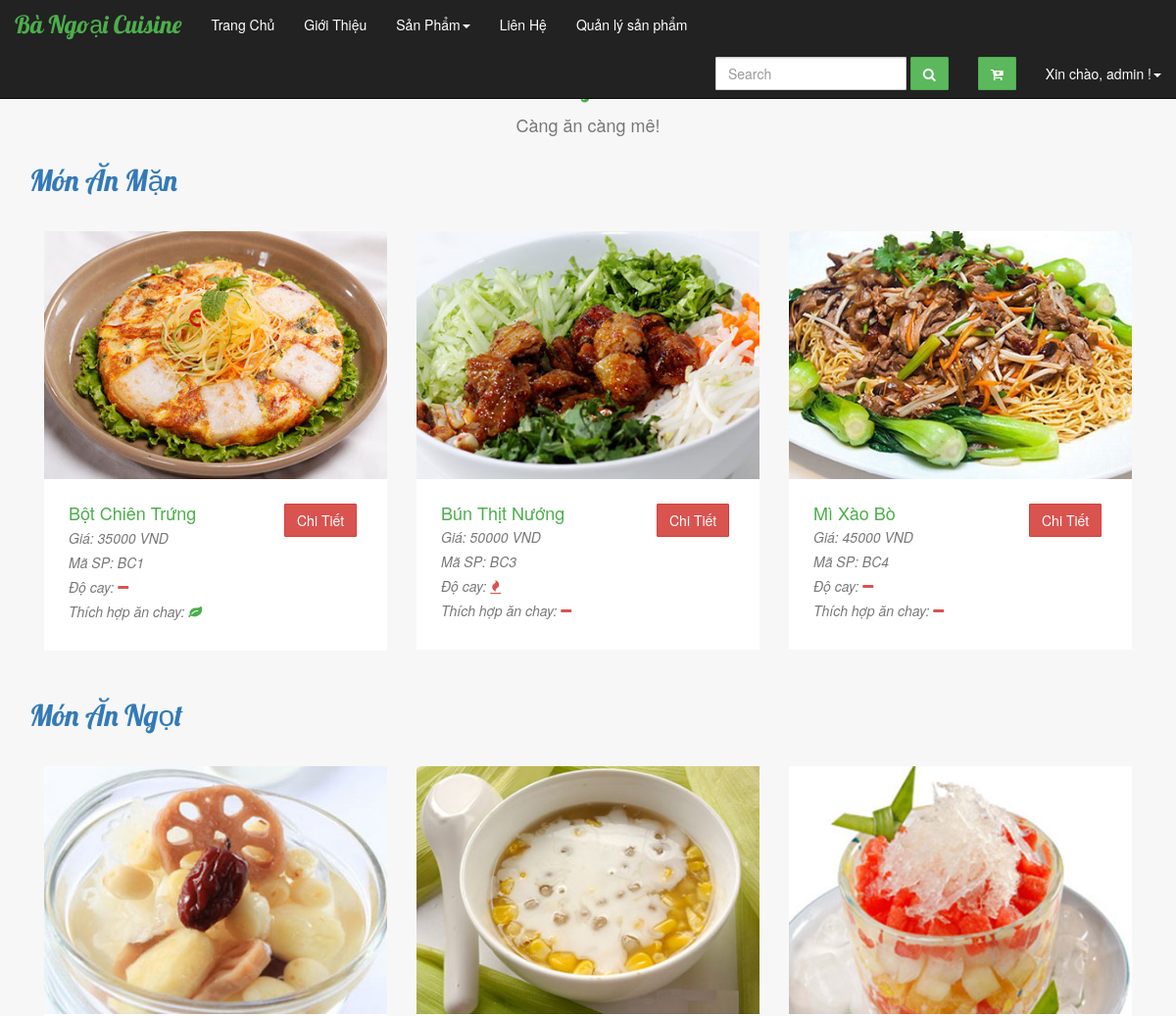
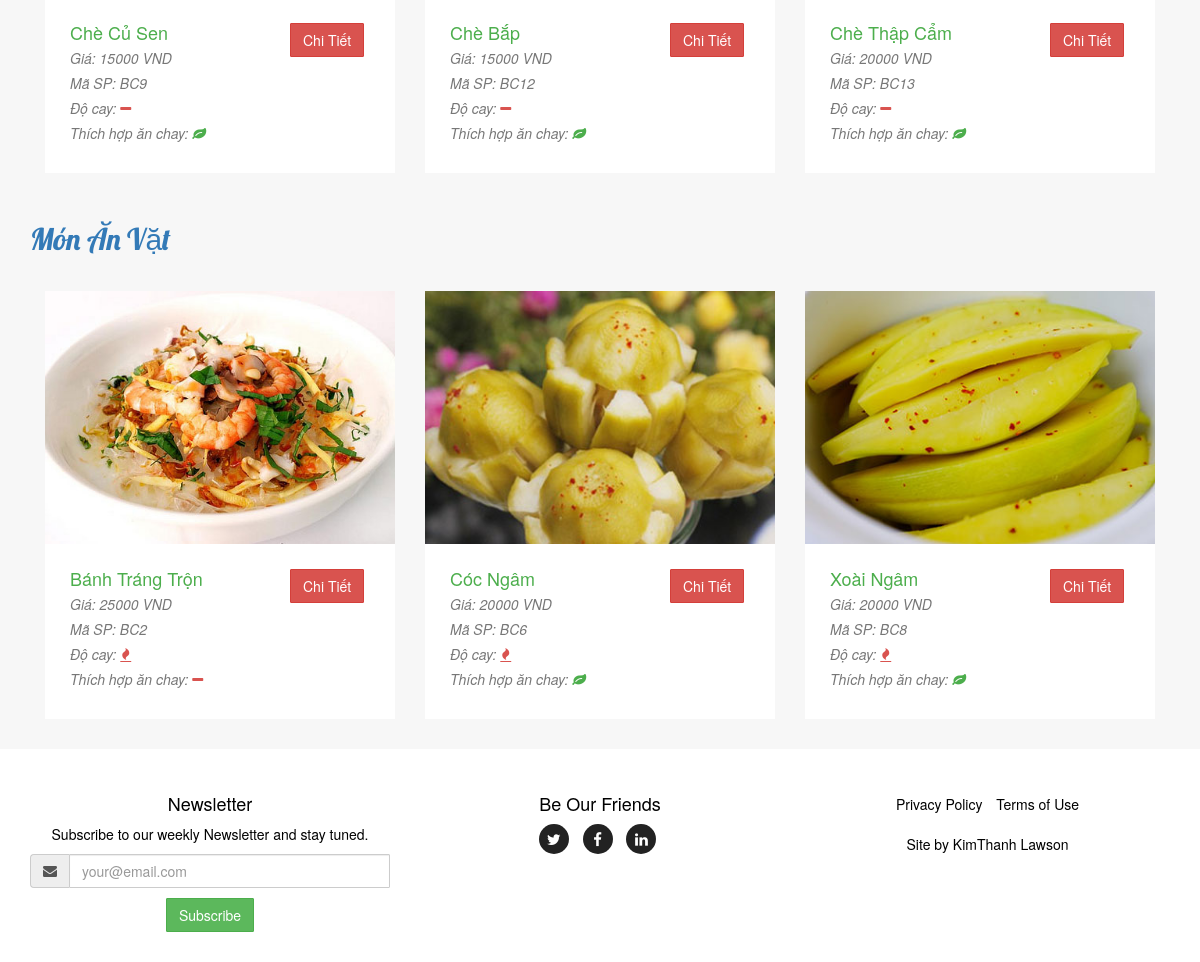
Page /Controller/index.php?action=sanpham (signed in) on the committed database (2 pictures, top to bottom).
### tables this page shows
CREATE TABLE IF NOT EXISTS `sanpham` (
  `SanPhamID` int(11) NOT NULL,
  `TenSanPham` varchar(50) NOT NULL,
  `Gia` int(12) NOT NULL,
  `DoCay` tinyint(1) NOT NULL,
  `ThichHopAnChay` tinyint(1) NOT NULL,
  `HinhSanPham1` varchar(255) NOT NULL,
  `HinhSanPham2` varchar(255) NOT NULL,
  `HinhSanPham3` varchar(255) NOT NULL,
  `HinhSanPham4` varchar(255) NOT NULL,
  `HinhSanPham5` varchar(255) NOT NULL,
  `LoaiID` int(11) NOT NULL,
  `MoTaSanPham` text NOT NULL
);

### model/connect.php (called while the page is built, shortened)
<?php
       class connect {
           var $db=null;
           public function __construct()
           {
               $dsn='mysql:host=localhost;dbname=bangoaicuisine';
               $user='root';
               $pass='';
               $this->db=new PDO($dsn,$user,$pass, array(PDO::MYSQL_ATTR_INIT_COMMAND => "SET NAMES utf8"));
           }
           public function getList($select)
           {
               $results = $this->db->query($select);
               return $results;
           }
       }
       ?>

### model/product.php (called while the page is built, shortened)
<?php
class Products {
     function get3SP($id)
     {
         $db = new connect();
         $select = "select * from sanpham where LoaiID = '$id' LIMIT 3";
         $result = $db->getList($select);
         return $result;
     }
}
?>

### view/website/showsanpham.php (the view, shortened to what this page needs)
<div class="col-md-4 col-sm-6 portfolio-item">
     <a href="#portfolioModal2" class="portfolio-link" data-toggle="modal">
         <img src="<?php echo $hinh1 ?>" class="img-responsive" alt="">
     </a>
     <div class="portfolio-caption">
     <div class="row">
     <div class="col-lg-8 col-md-8 col-sm-8 col-xs-8">
         <h4><?php echo $ten ?></h4>
         <p class="text-muted">Giá: <?php echo $gia." VND" ?></p>
         <p class="text-muted">Mã SP: BC<?php echo $masp ?></p>
         <p class="text-muted">Độ cay: <?php if ($cay == 1) echo "<i class='fa fa-fire kim-hot'></i>"; else
          echo "<i class='fa fa-minus kim-hot'></i>"
           ;?>  </p>
          <p class="text-muted">Thích hợp ăn chay: <?php if ($chay == 1) echo "<i class='fa fa-leaf kim-vegeterian'></i>"; else
          echo "<i class='fa fa-minus kim-hot'></i>"
           ;?>  </p>
         </div>
         <div class="col-lg-4 col-md-4 col-sm-4 col-xs-4 pull-right">
             <form method="post" action="?action=chitiet">
                 <input type="submit" value="Chi Tiết" class="btn btn-danger">
             </form>
          </div>
          </div>
     </div>
 </div>

### controller/index.php (shortened to what this page needs)
<?php
include '../model/connect.php';
include '../model/product.php';
if (isset($_GET["action"]))
    $action = $_GET["action"];
elseif (isset($_POST['action'])) {
    $action = $_POST["action"];
} else
    $action = "home";
switch ($action) {
    case "sanpham":
        include '../view/website/sanphamheader.php';
        include '../view/website/tonghopmonman.php';
        $sp = new Products();
        $list = $sp->get3SP(1);
        foreach ($list as $row):
            $masp = $row['SanPhamID'];
            $ten = $row['TenSanPham'];
            $cay = $row['DoCay'];
            $gia = $row['Gia'];
            $chay = $row['ThichHopAnChay'];
            $hinh1 = "../view/website/img/" . $row['HinhSanPham1'];
            include '../view/website/showsanpham.php';
        endforeach;
        include '../view/website/tonghopmonngot.php';
        $list = $sp->get3SP(2);
        foreach ($list as $row):
            $masp = $row['SanPhamID'];
            $ten = $row['TenSanPham'];
            $cay = $row['DoCay'];
            $gia = $row['Gia'];
            $chay = $row['ThichHopAnChay'];
            $hinh1 = "../view/website/img/" . $row['HinhSanPham1'];
            include '../view/website/showsanpham.php';
        endforeach;
        include '../view/website/tonghopmonanvat.php';
        $list = $sp->get3SP(3);
        foreach ($list as $row):
            $masp = $row['SanPhamID'];
            $ten = $row['TenSanPham'];
            $cay = $row['DoCay'];
            $gia = $row['Gia'];
            $chay = $row['ThichHopAnChay'];
            $hinh1 = "../view/website/img/" . $row['HinhSanPham1'];
            include '../view/website/showsanpham.php';
        endforeach;
        include '../view/website/sanphamclose.php';
        include '../view/website/footer.php';
        break;
}
?>

### view/website/css/jumbotron.css (style rules this page uses)
body { padding-top: 50px; padding-bottom: 20px; }

### view/website/css/custom.css (style rules this page uses)
body { color:#000; font-size:14px; }
#portfolio .portfolio-item { right: 0; margin: 0 0 15px; }
#portfolio .portfolio-item .portfolio-link { display: block; position: relative; margin: 0 auto; max-width: 400px; }
#portfolio .portfolio-item .portfolio-caption { margin: 0 auto; padding: 25px; max-width: 400px; text-align: left; background-color: #fff; }
#portfolio .portfolio-item .portfolio-caption h4 { margin: 0; text-transform: none; color:#4cae4c !important; }
#portfolio .portfolio-item .portfolio-caption p { margin: 5px 0px; font-family: "Droid Serif","Helvetica Neue",Helvetica,Arial,sans-serif; font-size: 14px; font-style: italic; color:#777; }
#portfolio * { z-index: 2; }
@media (min-width:767px) { #portfolio .portfolio-item { margin: 0 0 30px; } }
.kim-vegeterian { color:#4cae4c; }
.kim-hot { color:#d9534f; }
.btn { border-radius: 1px; }

### rows in the picture
sanpham: HinhSanPham1 (picture), TenSanPham "Bột Chiên Trứng", Gia "35000", SanPhamID "1", DoCay 0 (drawn), ThichHopAnChay 1 (drawn)
sanpham: HinhSanPham1 (picture), TenSanPham "Bún Thịt Nướng", Gia "50000", SanPhamID "3", DoCay 1 (drawn), ThichHopAnChay 0 (drawn)
sanpham: HinhSanPham1 (picture), TenSanPham "Mì Xào Bò", Gia "45000", SanPhamID "4", DoCay 0 (drawn), ThichHopAnChay 0 (drawn)
sanpham: HinhSanPham1 (picture), TenSanPham "Chè Củ Sen", Gia "15000", SanPhamID "9", DoCay 0 (drawn), ThichHopAnChay 1 (drawn)
sanpham: HinhSanPham1 (picture), TenSanPham "Chè Bắp", Gia "15000", SanPhamID "12", DoCay 0 (drawn), ThichHopAnChay 1 (drawn)
sanpham: HinhSanPham1 (picture), TenSanPham "Chè Thập Cẩm", Gia "20000", SanPhamID "13", DoCay 0 (drawn), ThichHopAnChay 1 (drawn)
sanpham: HinhSanPham1 (picture), TenSanPham "Bánh Tráng Trộn", Gia "25000", SanPhamID "2", DoCay 1 (drawn), ThichHopAnChay 0 (drawn)
sanpham: HinhSanPham1 (picture), TenSanPham "Cóc Ngâm", Gia "20000", SanPhamID "6", DoCay 1 (drawn), ThichHopAnChay 1 (drawn)
sanpham: HinhSanPham1 (picture), TenSanPham "Xoài Ngâm", Gia "20000", SanPhamID "8", DoCay 1 (drawn), ThichHopAnChay 1 (drawn)

### other values in the picture
$_SESSION['user'] "admin"
